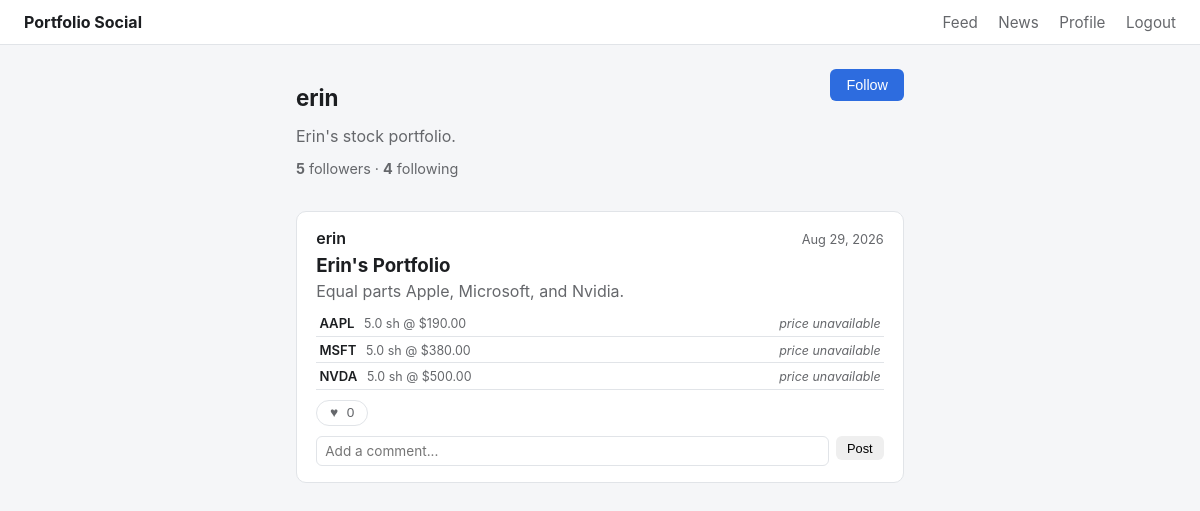
Screenshot of /user/erin (signed in) with the database file from the repository.
### models.py (models this page shows, shortened)
class User(UserMixin, db.Model):
    __tablename__ = "users"
    id = db.Column(db.Integer, primary_key=True)
    username = db.Column(db.String(32), unique=True, nullable=False, index=True)
    email = db.Column(db.String(120), unique=True, nullable=False)
    password_hash = db.Column(db.String(256), nullable=False)
    bio = db.Column(db.String(200))
    created_at = db.Column(db.DateTime, default=datetime.utcnow, nullable=False)
    portfolio = db.relationship(
        "Portfolio",
        back_populates="owner",
        uselist=False,
        cascade="all, delete-orphan",
    )
    likes = db.relationship("Like", back_populates="user", cascade="all, delete-orphan")
    comments = db.relationship(
        "Comment", back_populates="user", cascade="all, delete-orphan"
    )
    following = db.relationship(
        "Follow",
        foreign_keys="Follow.follower_id",
        back_populates="follower",
        cascade="all, delete-orphan",
    )
    followers = db.relationship(
        "Follow",
        foreign_keys="Follow.followed_id",
        back_populates="followed",
        cascade="all, delete-orphan",
    )
    def is_following(self, other):
        if other is None:
            return False
        return (
            Follow.query.filter_by(follower_id=self.id, followed_id=other.id).first()
            is not None
        )
    @property
    def following_count(self):
        return Follow.query.filter_by(follower_id=self.id).count()
    @property
    def followers_count(self):
        return Follow.query.filter_by(followed_id=self.id).count()

class Portfolio(db.Model):
    __tablename__ = "portfolios"
    id = db.Column(db.Integer, primary_key=True)
    user_id = db.Column(
        db.Integer, db.ForeignKey("users.id"), unique=True, nullable=False
    )
    title = db.Column(db.String(80), nullable=False)
    description = db.Column(db.String(300))
    created_at = db.Column(db.DateTime, default=datetime.utcnow, nullable=False)
    owner = db.relationship("User", back_populates="portfolio")
    holdings = db.relationship(
        "Holding",
        back_populates="portfolio",
        cascade="all, delete-orphan",
        order_by="Holding.ticker",
    )
    likes = db.relationship(
        "Like", back_populates="portfolio", cascade="all, delete-orphan"
    )
    comments = db.relationship(
        "Comment",
        back_populates="portfolio",
        cascade="all, delete-orphan",
        order_by="Comment.created_at",
    )
    @property
    def like_count(self):
        return len(self.likes)
    def is_liked_by(self, user):
        if user is None or not user.is_authenticated:
            return False
        return any(like.user_id == user.id for like in self.likes)

class Holding(db.Model):
    __tablename__ = "holdings"
    id = db.Column(db.Integer, primary_key=True)
    portfolio_id = db.Column(
        db.Integer, db.ForeignKey("portfolios.id"), nullable=False
    )
    ticker = db.Column(db.String(12), nullable=False)
    shares = db.Column(db.Float, nullable=False)
    buy_price = db.Column(db.Float, nullable=False)
    buy_date = db.Column(db.Date, default=date.today, nullable=False)
    portfolio = db.relationship("Portfolio", back_populates="holdings")
    @property
    def cost_basis(self):
        return self.shares * self.buy_price

### routes_social.py (the view)
@login_required
def profile(username):
    user = User.query.filter_by(username=username).first_or_404()
    portfolios = [user.portfolio] if user.portfolio else []
    attach_stats(portfolios)
    comment_form = CommentForm()
    return render_template(
        "profile.html", profile_user=user, portfolios=portfolios, comment_form=comment_form
    )

### forms.py
class CommentForm(FlaskForm):
    body = TextAreaField(
        "Comment", validators=[DataRequired(), Length(max=280)]
    )
    submit = SubmitField("Post")

### models.py (called while the page is built)
@login_manager.user_loader
def load_user(user_id):
    return db.session.get(User, int(user_id))

### prices.py (called while the page is built)
def get_quote(ticker):
    if not ticker:
        return None
    ticker = ticker.strip().upper()
    cached = _cache.get(ticker)
    if cached is not None:
        quote, fetched_at, ok = cached
        ttl = CACHE_TTL_SECONDS if ok else FAILURE_CACHE_TTL_SECONDS
        if time.time() - fetched_at < ttl:
            return quote
    quote = _fetch(ticker)
    _cache[ticker] = (quote, time.time(), quote is not None)
    return quote

def prefetch_quotes(tickers):
    tickers = {t.strip().upper() for t in tickers if t}
    now = time.time()
    def is_fresh(ticker):
        cached = _cache.get(ticker)
        if cached is None:
            return False
        _, fetched_at, ok = cached
        ttl = CACHE_TTL_SECONDS if ok else FAILURE_CACHE_TTL_SECONDS
        return now - fetched_at < ttl
    stale = [t for t in tickers if not is_fresh(t)]
    if not stale:
        return
    with ThreadPoolExecutor(max_workers=min(8, len(stale))) as pool:
        results = pool.map(_fetch, stale)
        for ticker, quote in zip(stale, results):
            _cache[ticker] = (quote, time.time(), quote is not None)

### templates/profile.html (shortened to what this page needs)
{% extends "base.html" %}
{% block content %}
  <header class="profile-header">
    <div>
      <h1>{{ profile_user.username }}</h1>
      {% if profile_user.bio %}<p class="profile-bio">{{ profile_user.bio }}</p>{% endif %}
      <p class="profile-stats">
        <strong>{{ profile_user.followers_count }}</strong> followers
        &middot;
        <strong>{{ profile_user.following_count }}</strong> following
      </p>
    </div>
    <div class="profile-actions">
      {% if profile_user.id == current_user.id %}
        {% if profile_user.portfolio %}
          <a class="btn btn-outline" href="{{ url_for('portfolio_edit') }}">Edit portfolio</a>
          <a class="btn btn-primary" href="{{ url_for('holding_new') }}">Add holding</a>
        {% else %}
          <a class="btn btn-primary" href="{{ url_for('portfolio_new') }}">Create your portfolio</a>
        {% endif %}
      {% elif current_user.is_following(profile_user) %}
        <form method="post" action="{{ url_for('unfollow', username=profile_user.username) }}">
          <button type="submit" class="btn btn-outline">Unfollow</button>
        </form>
      {% else %}
        <form method="post" action="{{ url_for('follow', username=profile_user.username) }}">
          <button type="submit" class="btn btn-primary">Follow</button>
        </form>
      {% endif %}
    </div>
  </header>
  {% if portfolios %}
    {% for portfolio in portfolios %}
      {% include "_post_card.html" %}
    {% endfor %}
  {% endif %}
{% endblock %}

### templates/base.html (shortened to what this page needs)
<!doctype html>
<html lang="en">
<head>
  <link rel="stylesheet" href="{{ url_for('static', filename='style.css') }}">
</head>
<body>
  <nav class="navbar">
    <a class="brand" href="{{ url_for('feed') if current_user.is_authenticated else url_for('login') }}">Portfolio Social</a>
    <div class="nav-links">
      {% if current_user.is_authenticated %}
        <a href="{{ url_for('feed') }}">Feed</a>
        <a href="{{ url_for('news') }}">News</a>
        <a href="{{ url_for('profile', username=current_user.username) }}">Profile</a>
        <a href="{{ url_for('logout') }}">Logout</a>
      {% else %}
        <a href="{{ url_for('login') }}">Login</a>
        <a href="{{ url_for('signup') }}">Sign up</a>
      {% endif %}
    </div>
  </nav>
  <main class="container {% block container_class %}{% endblock %}">
    {% block content %}{% endblock %}
  </main>
</body>
</html>

### templates/_post_card.html (shortened to what this page needs)
<article class="post-card" id="portfolio-{{ portfolio.id }}">
  <header class="post-header">
    <a class="post-owner" href="{{ url_for('profile', username=portfolio.owner.username) }}">
      {{ portfolio.owner.username }}
    </a>
    <span class="post-date">{{ portfolio.created_at.strftime('%b %d, %Y') }}</span>
  </header>
  <h3 class="post-title">{{ portfolio.title }}</h3>
  {% if portfolio.description %}<p class="post-description">{{ portfolio.description }}</p>{% endif %}
  {% if portfolio.stats.rows %}
    <ul class="holdings-list">
      {% for row in portfolio.stats.rows %}
        <li class="holding-row">
          <span class="holding-ticker">{{ row.holding.ticker }}</span>
          <span class="holding-detail">{{ row.holding.shares }} sh @ ${{ "%.2f"|format(row.holding.buy_price) }}</span>
          {% if row.available %}
            <span class="holding-price">${{ "%.2f"|format(row.current_price) }}</span>
            <span class="holding-gain {{ 'gain' if row.gain_loss >= 0 else 'loss' }}">
              {{ "+" if row.gain_loss >= 0 else "" }}${{ "%.2f"|format(row.gain_loss) }}
              ({{ "%.1f"|format(row.gain_loss_pct) }}%)
            </span>
          {% else %}
            <span class="unavailable">price unavailable</span>
          {% endif %}
        </li>
      {% endfor %}
    </ul>
  {% else %}
    <p class="empty-holdings">No holdings yet.</p>
  {% endif %}
  <div class="post-actions">
    <button
      type="button"
      class="like-btn {{ 'liked' if portfolio.is_liked_by(current_user) else '' }}"
      data-portfolio-id="{{ portfolio.id }}"
      data-liked="{{ 'true' if portfolio.is_liked_by(current_user) else 'false' }}"
    >
      <span class="like-icon">&hearts;</span>
      <span class="like-count">{{ portfolio.like_count }}</span>
    </button>
  </div>
  <div class="comments" data-portfolio-id="{{ portfolio.id }}">
    <form class="comment-form" data-portfolio-id="{{ portfolio.id }}">
      {{ comment_form.body(placeholder="Add a comment...", rows=1) }}
      <button type="submit" class="btn btn-small">Post</button>
    </form>
  </div>
</article>

### static/style.css (style rules this page uses)
:root { --bg: #f5f6f8; --card-bg: #ffffff; --border: #e1e4e8; --text: #1c1e21; --muted: #65676b; --primary: #2d6cdf; --primary-dark: #1f52ad; --gain: #1a7f37; --loss: #cf222e; --danger: #cf222e; }
* { box-sizing: border-box; }
body { margin: 0; font-family: -apple-system, "Segoe UI", Roboto, Helvetica, Arial, sans-serif; background: var(--bg); color: var(--text); }
.navbar { display: flex; justify-content: space-between; align-items: center; padding: 0.75rem 1.5rem; background: var(--card-bg); border-bottom: 1px solid var(--border); position: sticky; top: 0; }
.navbar .brand { font-weight: 700; color: var(--text); text-decoration: none; }
.nav-links a { margin-left: 1rem; color: var(--muted); text-decoration: none; font-size: 0.95rem; }
.container { max-width: 640px; margin: 0 auto; padding: 1.5rem 1rem 4rem; }
h1 { font-size: 1.4rem; }
.btn { display: inline-block; padding: 0.5rem 1rem; border-radius: 6px; border: none; cursor: pointer; font-size: 0.9rem; text-decoration: none; text-align: center; }
.btn-primary { background: var(--primary); color: #fff; }
.btn-small { padding: 0.3rem 0.7rem; font-size: 0.8rem; }
.post-card { background: var(--card-bg); border: 1px solid var(--border); border-radius: 10px; padding: 1rem 1.2rem; margin-bottom: 1.2rem; }
.post-header { display: flex; justify-content: space-between; align-items: baseline; margin-bottom: 0.4rem; }
.post-owner { font-weight: 600; color: var(--text); text-decoration: none; }
.post-date { color: var(--muted); font-size: 0.8rem; }
.post-title { margin: 0.2rem 0; }
.post-description { color: var(--muted); margin: 0 0 0.6rem; }
.holdings-list { list-style: none; padding: 0; margin: 0 0 0.6rem; }
.holding-row { display: flex; align-items: baseline; gap: 0.6rem; padding: 0.3rem 0.2rem; border-bottom: 1px solid var(--border); font-size: 0.78rem; color: var(--muted); }
.holding-row .holding-ticker { font-weight: 600; color: var(--text); font-size: 0.82rem; }
.unavailable { color: var(--muted); font-style: italic; margin-left: auto; }
.post-actions { margin: 0.4rem 0; }
.like-btn { background: none; border: 1px solid var(--border); border-radius: 20px; padding: 0.3rem 0.8rem; cursor: pointer; color: var(--muted); font-size: 0.85rem; }
.like-btn .like-icon { margin-right: 0.3rem; }
.comments { margin-top: 0.6rem; }
.comment-form { display: flex; gap: 0.4rem; align-items: flex-start; }
.comment-form textarea { flex: 1; resize: none; padding: 0.4rem 0.5rem; border: 1px solid var(--border); border-radius: 6px; font-family: inherit; font-size: 0.85rem; }
.profile-header { display: flex; justify-content: space-between; align-items: flex-start; margin-bottom: 1.2rem; }
.profile-bio { color: var(--muted); margin: 0.2rem 0; }
.profile-stats { font-size: 0.9rem; color: var(--muted); }
.profile-actions { display: flex; gap: 0.5rem; }

### rows the page displays
User: username "erin", bio "Erin's stock portfolio."
Portfolio: owner.username "erin", created_at "Aug 29, 2026", title "Erin's Portfolio", description "Equal parts Apple, Microsoft, and Nvidia.", like_count "0"
Holding: holding.ticker "AAPL", holding.shares "5.0", holding.buy_price "190.00"
Holding: holding.ticker "MSFT", holding.shares "5.0", holding.buy_price "380.00"
Holding: holding.ticker "NVDA", holding.shares "5.0", holding.buy_price "500.00"

### other values shown
{{ profile_user.followers_count }} "5"
{{ profile_user.following_count }} "4"
